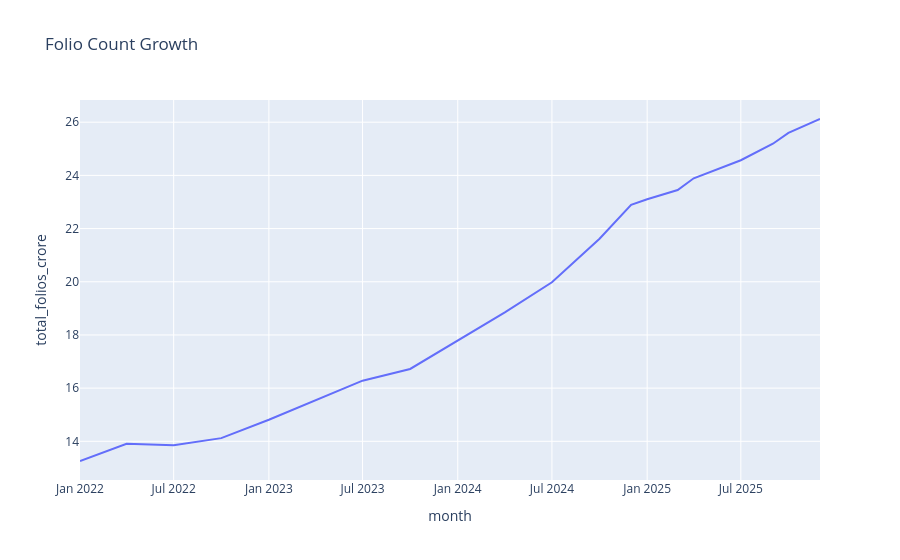

Notebook cell for this chart:
### Code cell
# ── CHART 4: Category Inflow Heatmap ─────────────────────────────────
print("CAT cols:", cat.columns.tolist())
cat_date = cat.columns[0]
cat_cat = [c for c in cat.columns if "category" in c.lower() or "cat" in c.lower()][0]
cat_val = [c for c in cat.columns if "inflow" in c.lower() or "net" in c.lower()][0]
cat[cat_date] = pd.to_datetime(cat[cat_date], errors="coerce")
cat["month"] = cat[cat_date].dt.to_period("M").astype(str)
pivot = cat.pivot_table(index=cat_cat, columns="month", values=cat_val, aggfunc="sum")
plt.figure(figsize=(16,6))
sns.heatmap(pivot, cmap="YlOrRd", linewidths=0.1)
plt.title("Category-wise Inflow Heatmap")
plt.tight_layout()
plt.savefig("../data/processed/chart4_category_heatmap.png", dpi=150)
plt.show()

# ── CHART 5: Transaction Type Distribution ────────────────────────────
print("TXN cols:", txn.columns.tolist())
txn_type_col = [c for c in txn.columns if "type" in c.lower() or "transaction" in c.lower()][0]
plt.figure(figsize=(7,7))
txn[txn_type_col].value_counts().plot(kind="pie", autopct="%1.1f%%")
plt.title("Transaction Type Distribution")
plt.tight_layout()
plt.savefig("../data/processed/chart5_txn_type.png", dpi=150)
plt.show()

# ── CHART 6: Folio Count Growth ───────────────────────────────────────
print("FOLIO cols:", folio.columns.tolist())
folio_date = folio.columns[0]
folio_val = [c for c in folio.columns if "folio" in c.lower() or "count" in c.lower()][0]
folio[folio_date] = pd.to_datetime(folio[folio_date], errors="coerce")
fig = px.line(folio, x=folio_date, y=folio_val, title="Folio Count Growth")
fig.write_html("../data/processed/chart6_folio.html")
fig.show()

# ── CHART 7: NAV Distribution Histogram ──────────────────────────────
plt.figure(figsize=(10,4))
plt.hist(nav["nav"], bins=50, color="steelblue", edgecolor="white")
plt.title("NAV Distribution Across All Funds")
plt.xlabel("NAV (₹)")
plt.tight_layout()
plt.savefig("../data/processed/chart7_nav_dist.png", dpi=150)
plt.show()

# ── CHART 8: Correlation Matrix of NAV Returns ────────────────────────
nav_pivot = nav.pivot_table(index="date", columns="amfi_code", values="nav")
nav_returns = nav_pivot.pct_change().dropna()
plt.figure(figsize=(10,8))
sns.heatmap(nav_returns.corr(), annot=True, fmt=".2f", cmap="coolwarm")
plt.title("NAV Return Correlation Matrix")
plt.tight_layout()
plt.savefig("../data/processed/chart8_correlation.png", dpi=150)
plt.show()

# ── CHART 9: SIP YoY Growth Bar ───────────────────────────────────────
sip["month"] = pd.to_datetime(sip["month"], errors="coerce")
sip["year"] = sip["month"].dt.year
yoy = sip.groupby("year")["sip_inflow_crore"].sum().reset_index()
plt.figure(figsize=(10,4))
sns.barplot(data=yoy, x="year", y="sip_inflow_crore", palette="Blues_d")
plt.title("SIP Inflow YoY Growth (₹ Crore)")
plt.tight_layout()
plt.savefig("../data/processed/chart9_sip_yoy.png", dpi=150)
plt.show()

# ── CHART 10: Top Fund Houses by AUM ─────────────────────────────────
top_aum = aum.groupby("fund_house")["aum_lakh_crore"].mean().sort_values(ascending=False).head(10)
plt.figure(figsize=(10,5))
top_aum.plot(kind="barh", color="teal")
plt.title("Top 10 Fund Houses by Avg AUM (Lakh Crore)")
plt.tight_layout()
plt.savefig("../data/processed/chart10_top_aum.png", dpi=150)
plt.show()

print("All 10 charts done!")

### Figure 1 — Plotly figure (JSON) as saved in the notebook; plotly's stock layout.template omitted (floating-point values rounded to 4 significant figures)
{"data": [{"hovertemplate": "month=%{x}<br>total_folios_crore=%{y}<extra></extra>", "legendgroup": "", "line": {"color": "#636efa", "dash": "solid"}, "marker": {"symbol": "circle"}, "mode": "lines", "name": "", "orientation": "v", "showlegend": false, "type": "scatter", "x": ["2022-01-01T00:00:00.000000", "2022-04-01T00:00:00.000000", "2022-07-01T00:00:00.000000", "2022-10-01T00:00:00.000000", "2023-01-01T00:00:00.000000", "2023-04-01T00:00:00.000000", "2023-07-01T00:00:00.000000", "2023-10-01T00:00:00.000000", "2024-01-01T00:00:00.000000", "2024-04-01T00:00:00.000000", "2024-07-01T00:00:00.000000", "2024-10-01T00:00:00.000000", "2024-12-01T00:00:00.000000", "2025-01-01T00:00:00.000000", "2025-03-01T00:00:00.000000", "2025-04-01T00:00:00.000000", "2025-07-01T00:00:00.000000", "2025-08-01T00:00:00.000000", "2025-09-01T00:00:00.000000", "2025-10-01T00:00:00.000000", "2025-12-01T00:00:00.000000"], "xaxis": "x", "y": [13.26, 13.91, 13.85, 14.12, 14.81, 15.54, 16.28, 16.72, 17.78, 18.85, 19.98, 21.62, 22.89, 23.1, 23.45, 23.89, 24.57, 24.89, 25.19, 25.6, 26.12], "yaxis": "y"}], "layout": {"legend": {"tracegroupgap": 0}, "title": {"text": "Folio Count Growth"}, "xaxis": {"anchor": "y", "domain": [0, 1], "title": {"text": "month"}}, "yaxis": {"anchor": "x", "domain": [0, 1], "title": {"text": "total_folios_crore"}}}}
